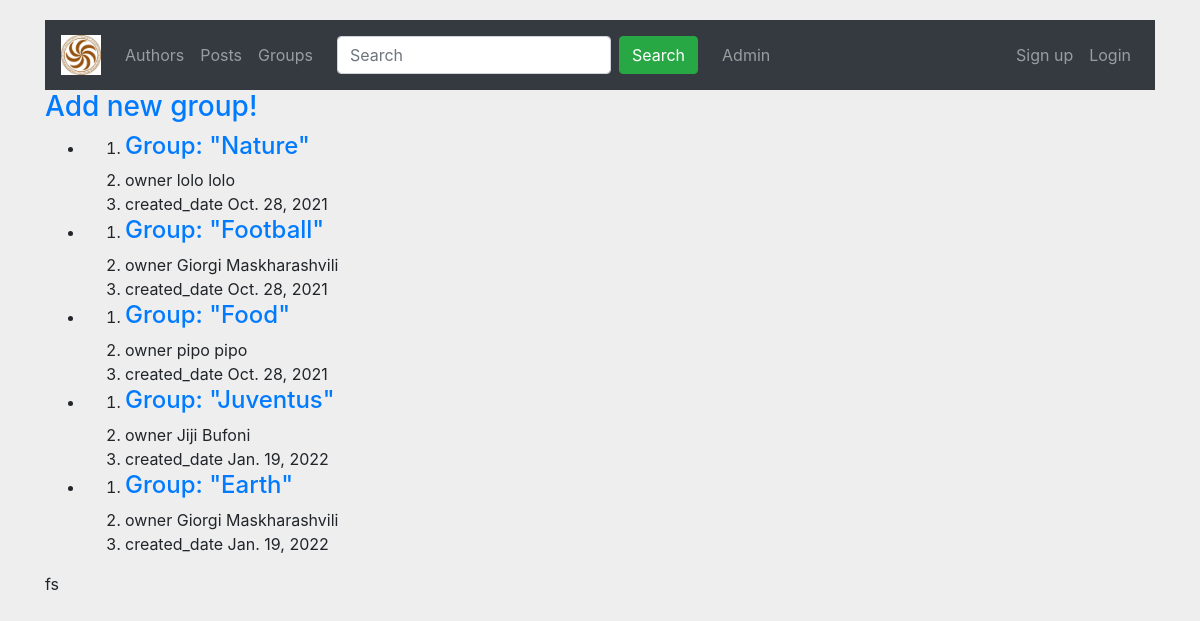
The app's page /groups/ with its own data.
### group/models.py (models this page shows, shortened)
class Group(models.Model):
    name = models.CharField(max_length=96, unique=True)
    slug = models.SlugField(max_length=96, default="add-slug-all-groups")
    describtion = models.CharField(max_length=96, default='Without Description')
    owner = models.ForeignKey(Author, on_delete=models.CASCADE)
    image = models.ImageField(upload_to='Groups', blank=True)
    created_date = models.DateField(auto_now=True)
    class Meta:
        verbose_name = 'category'
        verbose_name_plural = 'categories'

### group/views.py (the view)
# urls.py: path('', GroupListView.as_view(), name='groups'),
class GroupListView(ListView):
    model = Group

### user/models.py (called while the page is built)
    def __str__(self):
        return self.get_full_name()

### group/templates/group/group_list.html
{% extends 'base.html' %}
{% block content %}
{% if group_list %}
<h3>
    <a href="{% url 'group:create_group' %}">Add new group!</a>
</h3>
<ul>
    {% for item in group_list %}
    <li>
        <ol>
            <li><h4><a href="{% url 'group:group' pk=item.pk %}">Group: "{{ item.name }}"</a></h4></li>
            <li>owner {{ item.owner }}</li>
            <li>created_date {{ item.created_date }}</li>
        </ol>
    </li>
    {% endfor %}
</ul>
fs{% else %}
<h3>
    No groups!
</h3>
{% endif %}
{% endblock %}

### static/css/style.css (style rules this page uses)
body { margin-top:20px; background:#eee; }

### records on screen
Group: name "Nature", owner "lolo lolo", created_date "Oct. 28, 2021"
Group: name "Football", owner "Giorgi Maskharashvili", created_date "Oct. 28, 2021"
Group: name "Food", owner "pipo pipo", created_date "Oct. 28, 2021"
Group: name "Juventus", owner "Jiji Bufoni", created_date "Jan. 19, 2022"
Group: name "Earth", owner "Giorgi Maskharashvili", created_date "Jan. 19, 2022"
